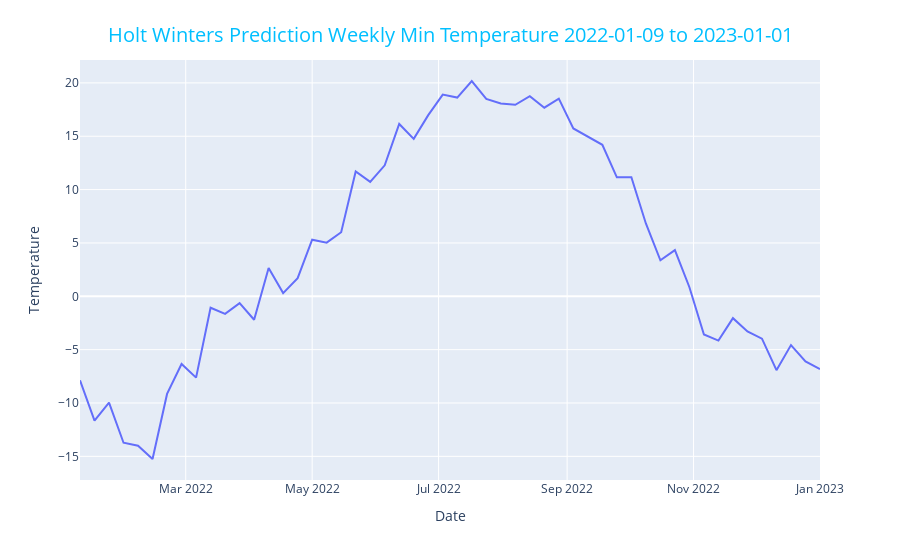

Here is the notebook cell this chart was saved with:
### Code cell
figure = px.line(x=prediction.index, y=prediction)
figure.update_layout(
    title={
        "text": f"Holt Winters Prediction Weekly Min Temperature {figure.data[0].x[0].strftime('%Y-%m-%d')} to {figure.data[0].x[-1].strftime('%Y-%m-%d')}",
        "x": 0.5,
        "y": 0.95,
        "xanchor": "center",
    },
    title_font={"color": "deepskyblue", "size": 20},
)
figure.update_xaxes(title="Date")
figure.update_yaxes(title="Temperature")

### Figure 1 — Plotly figure (JSON) as saved in the notebook; plotly's stock layout.template omitted (floating-point values rounded to 4 significant figures)
{"data": [{"hovertemplate": "x=%{x}<br>y=%{y}<extra></extra>", "legendgroup": "", "line": {"color": "#636efa", "dash": "solid"}, "marker": {"symbol": "circle"}, "mode": "lines", "name": "", "orientation": "v", "showlegend": false, "type": "scatter", "x": ["2022-01-09T00:00:00", "2022-01-16T00:00:00", "2022-01-23T00:00:00", "2022-01-30T00:00:00", "2022-02-06T00:00:00", "2022-02-13T00:00:00", "2022-02-20T00:00:00", "2022-02-27T00:00:00", "2022-03-06T00:00:00", "2022-03-13T00:00:00", "2022-03-20T00:00:00", "2022-03-27T00:00:00", "2022-04-03T00:00:00", "2022-04-10T00:00:00", "2022-04-17T00:00:00", "2022-04-24T00:00:00", "2022-05-01T00:00:00", "2022-05-08T00:00:00", "2022-05-15T00:00:00", "2022-05-22T00:00:00", "2022-05-29T00:00:00", "2022-06-05T00:00:00", "2022-06-12T00:00:00", "2022-06-19T00:00:00", "2022-06-26T00:00:00", "2022-07-03T00:00:00", "2022-07-10T00:00:00", "2022-07-17T00:00:00", "2022-07-24T00:00:00", "2022-07-31T00:00:00", "2022-08-07T00:00:00", "2022-08-14T00:00:00", "2022-08-21T00:00:00", "2022-08-28T00:00:00", "2022-09-04T00:00:00", "2022-09-11T00:00:00", "2022-09-18T00:00:00", "2022-09-25T00:00:00", "2022-10-02T00:00:00", "2022-10-09T00:00:00", "2022-10-16T00:00:00", "2022-10-23T00:00:00", "2022-10-30T00:00:00", "2022-11-06T00:00:00", "2022-11-13T00:00:00", "2022-11-20T00:00:00", "2022-11-27T00:00:00", "2022-12-04T00:00:00", "2022-12-11T00:00:00", "2022-12-18T00:00:00", "2022-12-25T00:00:00", "2023-01-01T00:00:00"], "xaxis": "x", "y": [-7.873, -11.65, -9.973, -13.72, -14.0, -15.25, -9.148, -6.348, -7.623, -1.073, -1.648, -0.6482, -2.198, 2.652, 0.3018, 1.702, 5.302, 5.027, 6.002, 11.7, 10.73, 12.28, 16.15, 14.75, 16.98, 18.9, 18.63, 20.18, 18.5, 18.08, 17.95, 18.75, 17.68, 18.53, 15.73, 15.0, 14.2, 11.15, 11.15, 6.827, 3.377, 4.327, 0.8519, -3.573, -4.148, -2.048, -3.298, -3.973, -6.923, -4.573, -6.098, -6.818], "yaxis": "y"}], "layout": {"legend": {"tracegroupgap": 0}, "margin": {"t": 60}, "title": {"font": {"color": "deepskyblue", "size": 20}, "text": "Holt Winters Prediction Weekly Min Temperature 2022-01-09 to 2023-01-01", "x": 0.5, "xanchor": "center", "y": 0.95}, "xaxis": {"anchor": "y", "domain": [0, 1], "title": {"text": "Date"}}, "yaxis": {"anchor": "x", "domain": [0, 1], "title": {"text": "Temperature"}}}}
